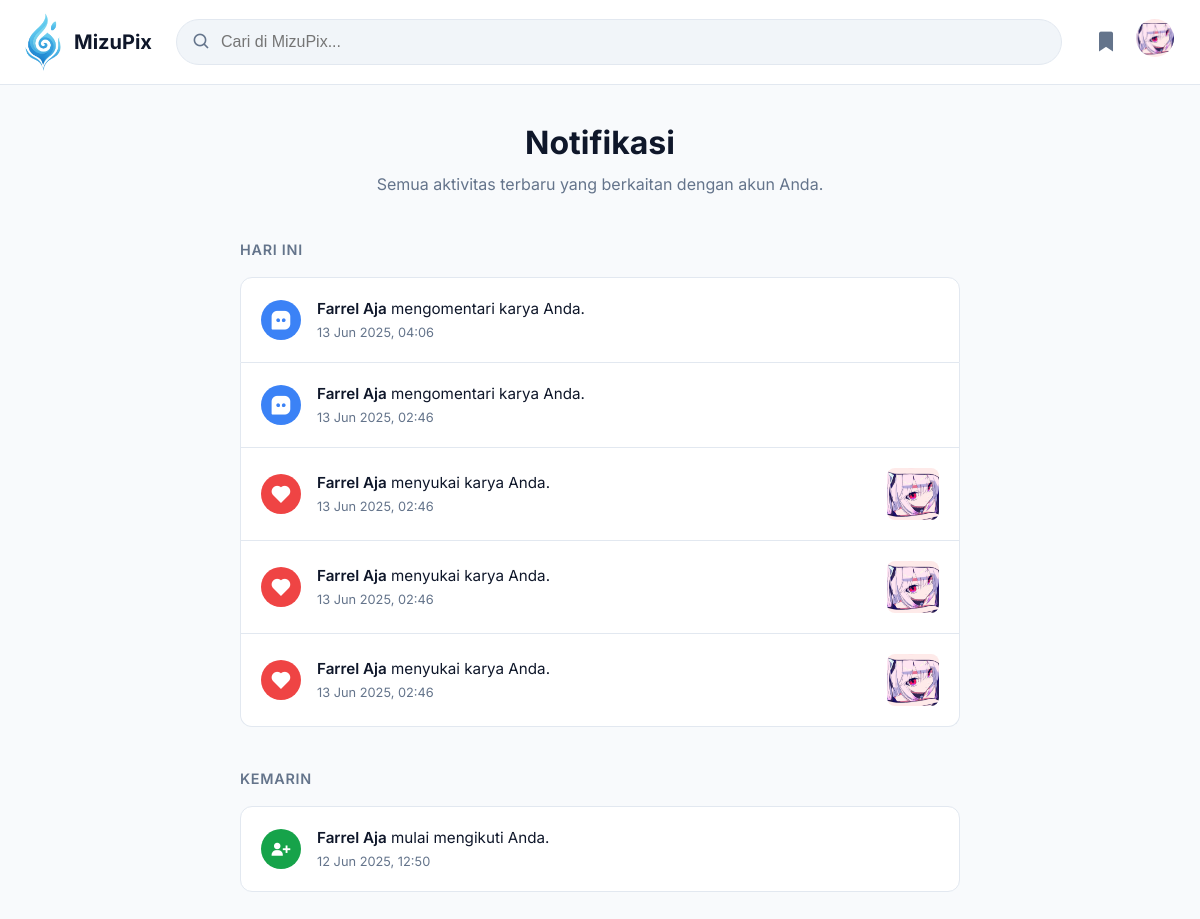
Screenshot of /app/views/user/notification_user.php (signed in) with the database file from the repository.
### tables this page shows
CREATE TABLE `user_profiles` (
  `id` int NOT NULL,
  `user_id` int NOT NULL,
  `nama_lengkap` varchar(255) DEFAULT NULL,
  `tentang` text,
  `situs_web` varchar(255) DEFAULT NULL,
  `foto` varchar(255) DEFAULT NULL
);

CREATE TABLE `notifications` (
  `id` int NOT NULL,
  `user_id` int NOT NULL,
  `actor_id` int NOT NULL,
  `type` enum('like','comment','follow') NOT NULL,
  `target_id` int DEFAULT NULL,
  `is_read` tinyint(1) NOT NULL DEFAULT '0',
  `created_at` timestamp NOT NULL DEFAULT CURRENT_TIMESTAMP
);

CREATE TABLE `images` (
  `id` int NOT NULL,
  `user_id` int NOT NULL,
  `title` varchar(255) NOT NULL,
  `caption` text,
  `category_id` int DEFAULT NULL,
  `image_path` varchar(255) NOT NULL,
  `uploaded_at` timestamp NULL DEFAULT CURRENT_TIMESTAMP
);

### app/views/user/notification_user.php (the view, shortened to what this page needs)
<?php
require_once '../../../config/inc_koneksi.php';
$currentUserId = (int)$_SESSION['id'];
function getNotifications($userId, $koneksi)
{
    $defaultPhotoPath = '/Gallery_Seni_Online/public/assets/img/profile_user/blank-profile.png';
    $notifications = [];
    $query = "
        SELECT
            n.id, n.type, n.target_id, n.is_read, n.created_at,
            a.username as actor_username,
            ap.nama_lengkap as actor_name,
            ap.foto as actor_photo,
            i.image_path as target_image,
            i.id as image_id
        FROM notifications n
        JOIN login a ON n.actor_id = a.id
        LEFT JOIN user_profiles ap ON a.id = ap.user_id
        LEFT JOIN images i ON n.target_id = i.id AND (n.type IN ('like', 'comment'))
        WHERE n.user_id = ?
        ORDER BY n.created_at DESC
        LIMIT 50
    ";
    $stmt = mysqli_prepare($koneksi, $query);
    mysqli_stmt_bind_param($stmt, "i", $userId);
    mysqli_stmt_execute($stmt);
    $result = mysqli_stmt_get_result($stmt);
    while ($row = mysqli_fetch_assoc($result)) {
        $row['actor_photo'] = $row['actor_photo'] ?? $defaultPhotoPath;
        $notifications[] = $row;
    }
    return $notifications;
}
function groupNotificationsByTime($notifications)
{
    $grouped = [];
    $now = new DateTime('now', new DateTimeZone('Asia/Jakarta'));
    foreach ($notifications as $notif) {
        $date = new DateTime($notif['created_at'], new DateTimeZone('Asia/Jakarta'));
        $diff = $now->diff($date);
        $groupName = 'Lebih Lama';
        if ($diff->y == 0 && $diff->m == 0) {
            if ($diff->d == 0) $groupName = 'Hari Ini';
            elseif ($diff->d == 1) $groupName = 'Kemarin';
            elseif ($diff->d < 7) $groupName = 'Minggu Ini';
        }
        $grouped[$groupName][] = $notif;
    }
    return $grouped;
}
$notifications = getNotifications($currentUserId, $koneksi);
$groupedNotifications = groupNotificationsByTime($notifications);
$stmt_myprofile = mysqli_prepare($koneksi, "SELECT foto FROM user_profiles WHERE user_id = ?");
mysqli_stmt_bind_param($stmt_myprofile, "i", $currentUserId);
mysqli_stmt_execute($stmt_myprofile);
$myProfile = mysqli_fetch_assoc(mysqli_stmt_get_result($stmt_myprofile));
$defaultPhotoPath = '/Gallery_Seni_Online/public/assets/img/profile_user/blank-profile.png';
$userPhoto = ($myProfile && !empty($myProfile['foto'])) ? htmlspecialchars($myProfile['foto']) : $defaultPhotoPath;
?>
<!DOCTYPE html>
<html lang="id">
<head>
    <link href='https://cdn.jsdelivr.net/npm/boxicons@latest/css/boxicons.min.css' rel='stylesheet'>
    <link rel="stylesheet" href="../../../public/assets/css/notification.css">
    <link rel="stylesheet" href="../../../public/assets/css/style_navbar.css">
</head>
<body>
    <?php
    include('../navbar/navbar.php');
    ?>
    <main class="main-container">
        <div class="page-header">
            <h1>Notifikasi</h1>
            <p>Semua aktivitas terbaru yang berkaitan dengan akun Anda.</p>
        </div>
        <div class="notification-page-container">
            <?php if (empty($groupedNotifications)): ?>
                <div class="empty-state">
                    <i class='bx bx-bell-off'></i>
                    <h2>Tidak Ada Notifikasi</h2>
                    <p>Saat seseorang menyukai, mengomentari, atau mengikuti Anda, notifikasinya akan muncul di sini.</p>
                </div>
            <?php else: ?>
                <?php foreach ($groupedNotifications as $groupName => $groupItems): ?>
                    <div class="notification-group">
                        <h2 class="notification-group-title"><?php echo $groupName; ?></h2>
                        <div class="notification-list-page">
                            <?php foreach ($groupItems as $notif):
                                $message = '';
                                $link = '#';
                                $iconClass = '';
                                $iconName = '';
                                $targetImageHTML = '';
                                $actorName = htmlspecialchars($notif['actor_name'] ?? $notif['actor_username']);
                                $actorUsername = htmlspecialchars($notif['actor_username']);
                                switch ($notif['type']) {
                                    case 'like':
                                        $message = "<strong>{$actorName}</strong> menyukai karya Anda.";
                                        $link = "image_detail.php?id=" . htmlspecialchars($notif['image_id'] ?? 0);
                                        $iconClass = 'like';
                                        $iconName = 'bxs-heart';
                                        if (!empty($notif['target_image'])) {
                                            $targetImageHTML = "<img src='" . htmlspecialchars($notif['target_image']) . "' class='notification-target-image'>";
                                        }
                                        break;
                                    case 'comment':
                                        $message = "<strong>{$actorName}</strong> mengomentari karya Anda.";
                                        $link = "image_detail.php?id=" . htmlspecialchars($notif['image_id'] ?? 0);
                                        $iconClass = 'comment';
                                        $iconName = 'bxs-message-square-dots';
                                        break;
                                    case 'follow':
                                        $message = "<strong>{$actorName}</strong> mulai mengikuti Anda.";
                                        $link = "public_profile.php?username=" . $actorUsername;
                                        $iconClass = 'follow';
                                        $iconName = 'bxs-user-plus';
                                        break;
                                }
                            ?>
                                <a href="<?php echo $link; ?>" class="notification-item <?php echo $notif['is_read'] ? '' : 'unread'; ?>">
                                    <div class="notification-icon-wrapper type-<?php echo $iconClass; ?>"><i class='bx <?php echo $iconName; ?>'></i></div>
                                    <div class="notification-text">
                                        <?php echo $message; ?>
                                        <span class="notification-time"><?php echo date('d M Y, H:i', strtotime($notif['created_at'])); ?></span>
                                    </div>
                                    <?php echo $targetImageHTML; ?>
                                </a>
                            <?php endforeach; ?>
                        </div>
                    </div>
                <?php endforeach; ?>
            <?php endif; ?>
        </div>
    </main>
</body>
</html>

### app/views/navbar/navbar.php (shortened to what this page needs)
<header class="header-nav">
    <nav class="navbar" role="navigation" aria-label="Main navigation">
        <a href="dashboard_user.php" class="logo-link" aria-label="Homepage">
            <img src="../../../public/assets/img/logo.png" alt="MizuPix Logo" class="logo-img">
            <span class="logo-text">MizuPix</span>
        </a>
        <div class="search-wrapper">
            <div class="search-container">
                <i class='bx bx-search search-icon'></i>
                <input type="search" id="searchInput" class="search-input" placeholder="Cari di MizuPix..." autocomplete="off" />
            </div>
        </div>
        <div class="nav-actions">
            <a href="bookmarks_user.php" class="icon-button" aria-label="Gambar tersimpan" title="Tersimpan"><i class='bx bxs-bookmark'></i></a>
            <div class="profile-container">
                <button class="profile-btn" aria-haspopup="true" aria-expanded="false" title="Profil pengguna">
                    <img src="<?php echo $userPhoto; ?>" alt="Foto Profil" class="profile-icon" />
                </button>
            </div>
        </div>
    </nav>
</header>

### public/assets/css/notification.css (style rules this page uses)
:root { --color-primary: #3b82f6; --color-primary-hover: #2563eb; --color-primary-light: #dbeafe; --color-accent: #16a34a; --color-accent-hover: #15803d; --color-text-main: #0f172a; --color-text-secondary: #64748b; --color-surface: #ffffff; --color-background: #f8fafc; --color-border: #e2e8f0; --color-muted-bg: #f1f5f9; --color-danger: #dc2626; --color-danger-bg: #fee2e2; }
* { box-sizing: border-box; margin: 0; padding: 0; }
html { scroll-behavior: smooth; }
body { font-family: "Inter", sans-serif; background-color: var(--color-background); color: var(--color-text-main); line-height: 1.6; }
.profile-btn { position: relative; }
.main-container { padding: 2rem 1.5rem 5rem; max-width: 1280px; margin: 0 auto; }
.page-header { text-align: center; margin-bottom: 2.5rem; }
.page-header h1 { font-size: 2rem; font-weight: 700; }
.page-header p { font-size: 1rem; color: var(--color-text-secondary); margin-top: 0.25rem; }
.notification-page-container { max-width: 720px; margin: 0 auto; display: flex; flex-direction: column; gap: 2.5rem; }
.notification-group-title { font-size: 0.9rem; font-weight: 600; color: var(--color-text-secondary); text-transform: uppercase; letter-spacing: 0.05em; padding-bottom: 0.5rem; margin-bottom: 0.5rem; }
.notification-list-page { display: flex; flex-direction: column; }
.notification-item { display: flex; align-items: center; gap: 1rem; padding: 1.25rem; text-decoration: none; color: var(--color-text-main); transition: background-color 0.2s ease; border: 1px solid var(--color-border); background-color: var(--color-surface); position: relative; border-top-width: 0; }
.notification-list-page .notification-item:first-child { border-top-left-radius: 0.75rem; border-top-right-radius: 0.75rem; border-top-width: 1px; }
.notification-list-page .notification-item:last-child { border-bottom-left-radius: 0.75rem; border-bottom-right-radius: 0.75rem; }
.notification-icon-wrapper { width: 40px; height: 40px; border-radius: 50%; display: flex; align-items: center; justify-content: center; flex-shrink: 0; color: white; font-size: 1.4rem; }
.notification-icon-wrapper.type-like { background-color: #ef4444; }
.notification-icon-wrapper.type-comment { background-color: #3b82f6; }
.notification-icon-wrapper.type-follow { background-color: #16a34a; }
.notification-text { font-size: 0.95rem; flex-grow: 1; line-height: 1.5; }
.notification-text strong { font-weight: 600; }
.notification-time { display: block; font-size: 0.8rem; color: var(--color-text-secondary); margin-top: 0.125rem; }
.notification-target-image { width: 52px; height: 52px; border-radius: 0.5rem; object-fit: cover; flex-shrink: 0; margin-left: 1rem; }

### public/assets/css/style_navbar.css (style rules this page uses)
.header-nav { background: rgba(255, 255, 255, 0.9); backdrop-filter: saturate(180%) blur(10px); -webkit-backdrop-filter: saturate(180%) blur(10px); position: sticky; top: 0; width: 100%; z-index: 100; border-bottom: 1px solid var(--color-border); }
.navbar { display: flex; align-items: center; gap: 1.5rem; max-width: 1280px; margin: 0 auto; padding: 0.75rem 1.5rem; }
.logo-link { display: flex; align-items: center; gap: 0.75rem; text-decoration: none; color: var(--color-text-main); flex-shrink: 0; }
.logo-img { width: 38px; }
.logo-text { font-size: 1.25rem; font-weight: 700; }
.search-wrapper { position: relative; flex-grow: 1; }
.search-input { width: 100%; padding: 0.8rem 1rem 0.8rem 2.75rem; border-radius: 999px; border: 1px solid var(--color-border); background-color: var(--color-muted-bg); font-size: 1rem; }
.search-icon { position: absolute; left: 1rem; top: 50%; transform: translateY(-50%); color: var(--color-text-secondary); font-size: 1.2rem; }
.nav-actions { display: flex; align-items: center; gap: 0.5rem; flex-shrink: 0; }
.icon-button { background: none; border: none; cursor: pointer; font-size: 1.5rem; padding: 0.5rem; border-radius: 50%; color: var(--color-text-secondary); transition: all 0.2s ease; text-decoration: none; display: inline-flex; align-items: center; }
.profile-container { position: relative; }
.profile-btn { background: none; border: none; cursor: pointer; padding: 0; }
.profile-icon { width: 42px; height: 42px; border-radius: 50%; object-fit: cover; border: 2px solid transparent; transition: border-color 0.2s; }

### rows the page displays
user_profiles: foto (picture)
notifications: user_profiles.nama_lengkap "Farrel Aja", created_at "13 Jun 2025, 04:06"
notifications: user_profiles.nama_lengkap "Farrel Aja", created_at "13 Jun 2025, 02:46"
notifications: user_profiles.nama_lengkap "Farrel Aja", created_at "13 Jun 2025, 02:46", images.image_path (picture)
notifications: user_profiles.nama_lengkap "Farrel Aja", created_at "13 Jun 2025, 02:46", images.image_path (picture)
notifications: user_profiles.nama_lengkap "Farrel Aja", created_at "13 Jun 2025, 02:46", images.image_path (picture)
notifications: created_at "KEMARIN", user_profiles.nama_lengkap "Farrel Aja", created_at "12 Jun 2025, 12:50"

### other values shown
$groupName "HARI INI"
